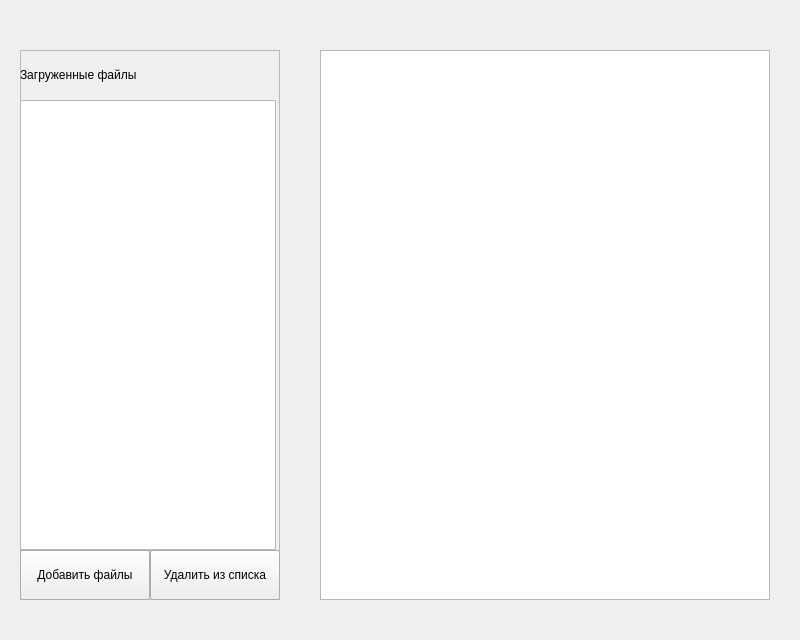
<?xml version="1.0" encoding="UTF-8"?>
<ui version="4.0">
 <class>TableUploadWindow</class>
 <widget class="QWidget" name="TableUploadWindow">
  <property name="geometry">
   <rect>
    <x>0</x>
    <y>0</y>
    <width>800</width>
    <height>640</height>
   </rect>
  </property>
  <property name="windowTitle">
   <string>Form</string>
  </property>
  <widget class="QFrame" name="frame">
   <property name="geometry">
    <rect>
     <x>20</x>
     <y>50</y>
     <width>260</width>
     <height>550</height>
    </rect>
   </property>
   <property name="frameShape">
    <enum>QFrame::StyledPanel</enum>
   </property>
   <property name="frameShadow">
    <enum>QFrame::Raised</enum>
   </property>
   <widget class="QListWidget" name="file_names_list">
    <property name="geometry">
     <rect>
      <x>0</x>
      <y>50</y>
      <width>256</width>
      <height>450</height>
     </rect>
    </property>
   </widget>
   <widget class="QFrame" name="frame_3">
    <property name="geometry">
     <rect>
      <x>0</x>
      <y>500</y>
      <width>260</width>
      <height>50</height>
     </rect>
    </property>
    <property name="frameShape">
     <enum>QFrame::StyledPanel</enum>
    </property>
    <property name="frameShadow">
     <enum>QFrame::Raised</enum>
    </property>
    <widget class="QPushButton" name="file_delete_button">
     <property name="geometry">
      <rect>
       <x>130</x>
       <y>0</y>
       <width>130</width>
       <height>50</height>
      </rect>
     </property>
     <property name="text">
      <string>Удалить из списка</string>
     </property>
    </widget>
    <widget class="QPushButton" name="file_select_button">
     <property name="geometry">
      <rect>
       <x>0</x>
       <y>0</y>
       <width>130</width>
       <height>50</height>
      </rect>
     </property>
     <property name="text">
      <string>Добавить файлы</string>
     </property>
    </widget>
   </widget>
   <widget class="QLabel" name="label">
    <property name="geometry">
     <rect>
      <x>0</x>
      <y>0</y>
      <width>260</width>
      <height>50</height>
     </rect>
    </property>
    <property name="text">
     <string>Загруженные файлы</string>
    </property>
   </widget>
  </widget>
  <widget class="QFrame" name="frame_2">
   <property name="geometry">
    <rect>
     <x>320</x>
     <y>50</y>
     <width>450</width>
     <height>550</height>
    </rect>
   </property>
   <property name="frameShape">
    <enum>QFrame::StyledPanel</enum>
   </property>
   <property name="frameShadow">
    <enum>QFrame::Raised</enum>
   </property>
   <widget class="QTableWidget" name="tableWidget">
    <property name="geometry">
     <rect>
      <x>0</x>
      <y>0</y>
      <width>450</width>
      <height>550</height>
     </rect>
    </property>
   </widget>
  </widget>
 </widget>
 <resources/>
 <connections/>
</ui>
